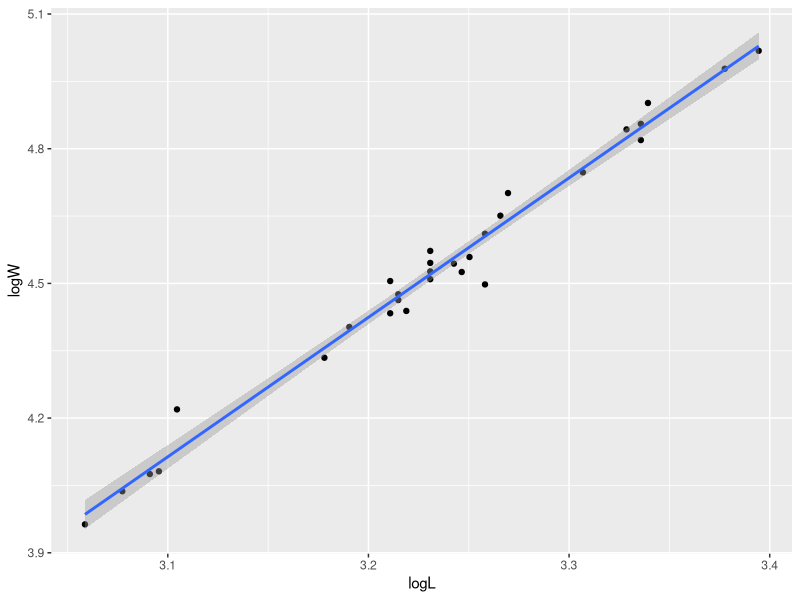
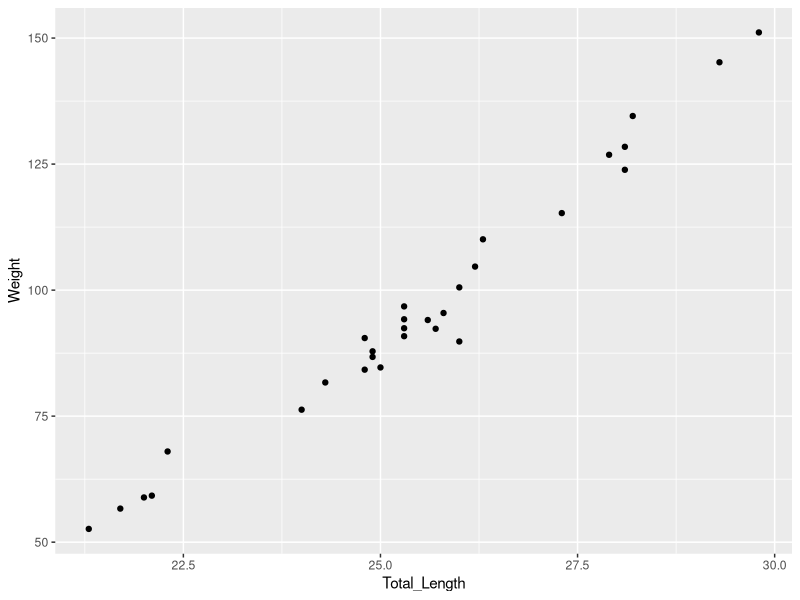
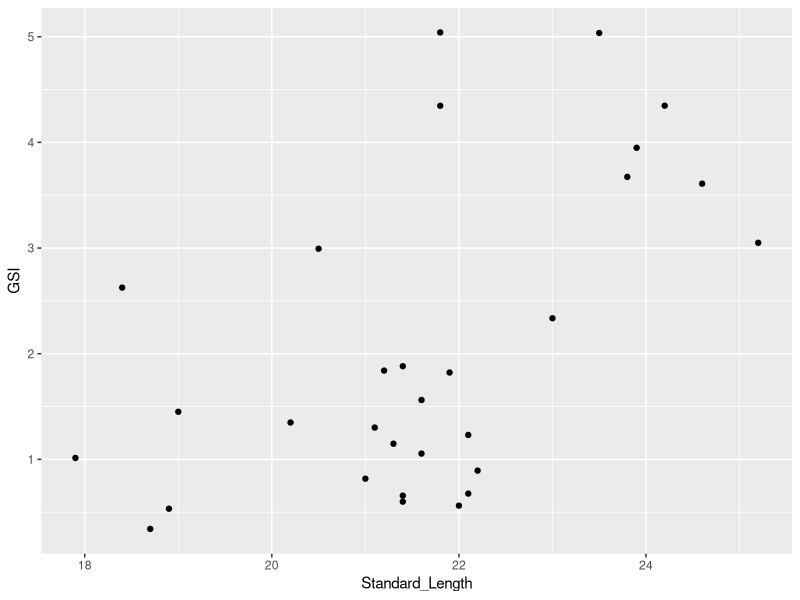
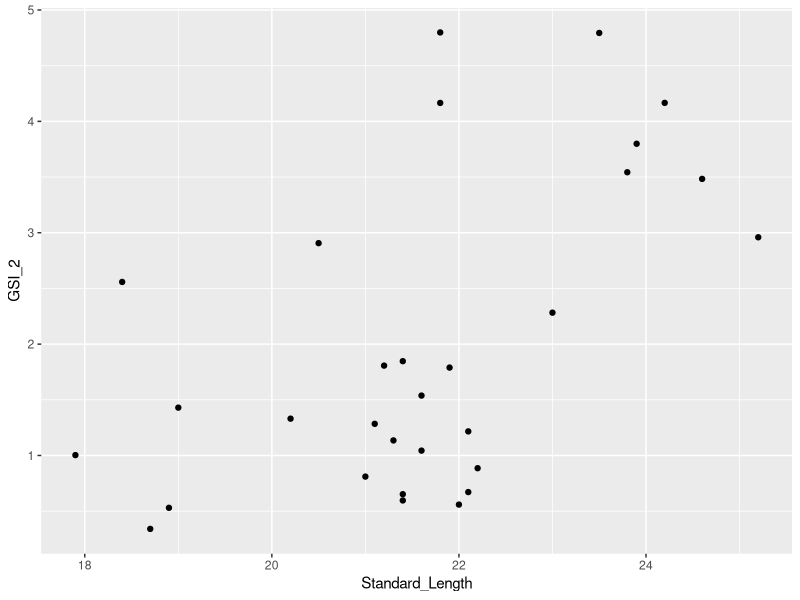
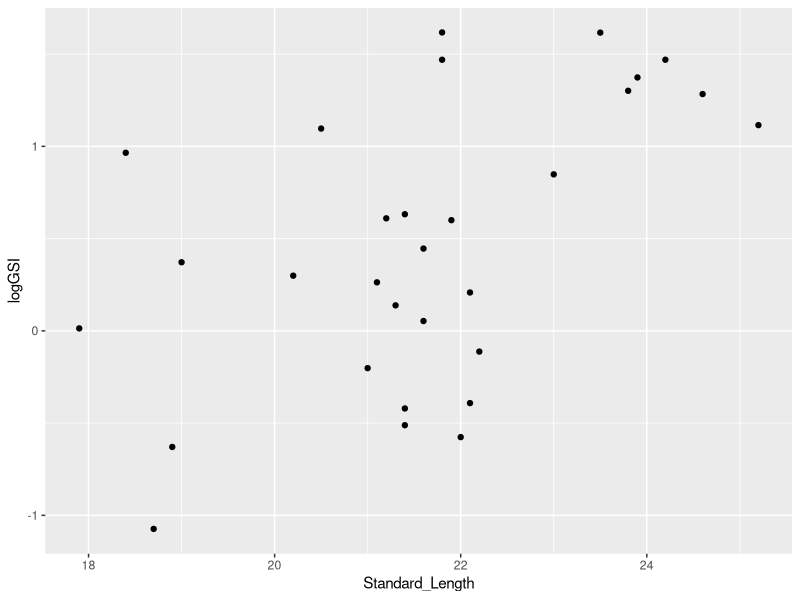
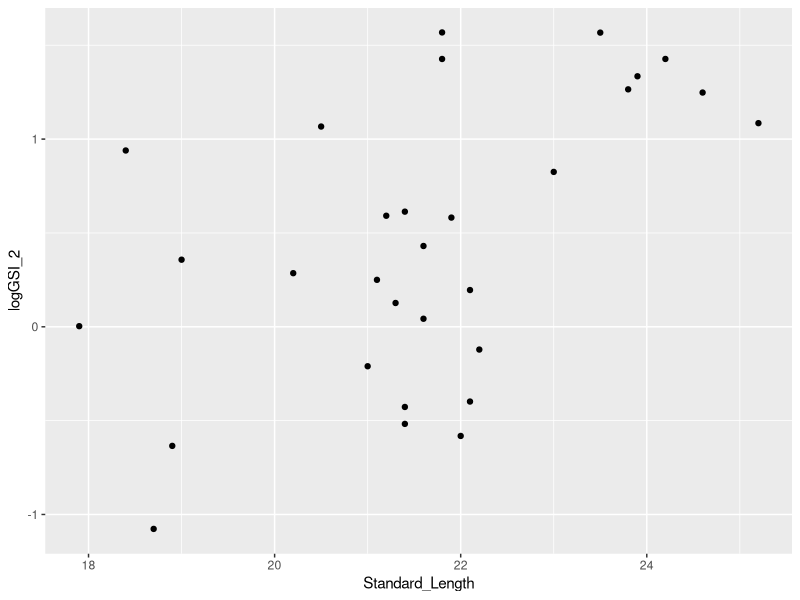
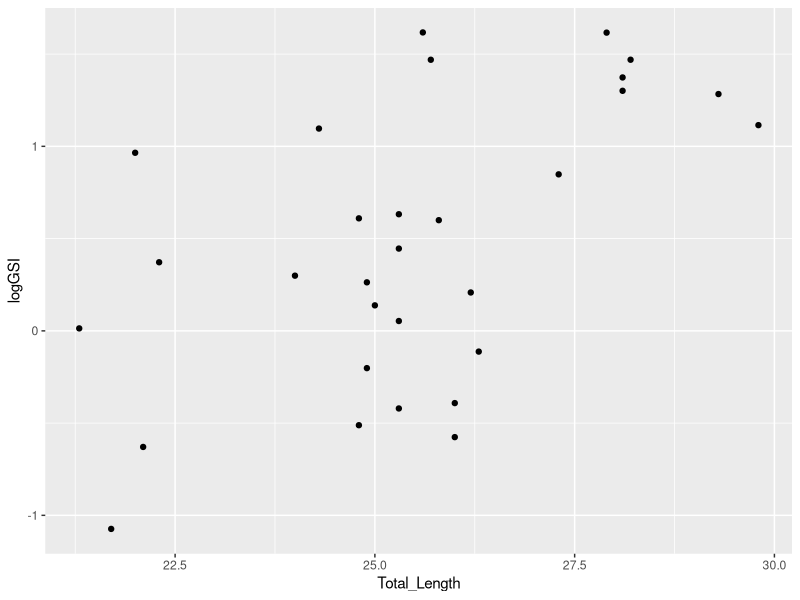
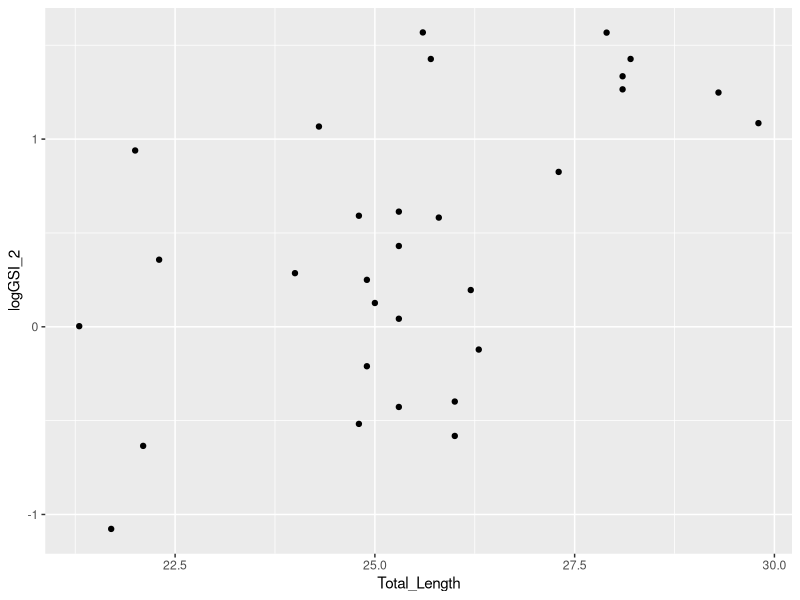

Write R code to recreate these figures, in order.
######Setup#####
setwd("/Users/admir/Downloads/S.obtusata_Project")
Packages <- c("tidyverse")
invisible(suppressPackageStartupMessages(lapply(Packages,library,character.only = TRUE)))

######Load files needed#####
Obtusata_KAL <- read.csv("Sphyraena_obtusata_KAL.csv")
colnames(Obtusata_KAL) <- c("Specimen_ID","Species","Location","Site","Date","Total_Length",
                            "Standard_Length","Weight","Gonad_Weight")

######Calculating LWR#####

#remove NAs from weight and total length
Obtusata_KAL_LWR <- subset(Obtusata_KAL, !is.na(Weight) & !is.na(Total_Length))

#log-transform L and W
Obtusata_KAL_LWR$logL <- log(Obtusata_KAL$Total_Length)
Obtusata_KAL_LWR$logW <- log(Obtusata_KAL$Weight)

#create linear model with log-transformed W and L
KAL_lm_lLlW <- lm(logW~logL, data = Obtusata_KAL_LWR)
KAL_lm_lLlW
summary(KAL_lm_lLlW)

#plot model
Obtusata_KAL_logLW_plot <- ggplot(data = Obtusata_KAL_LWR, aes(x = logL, y = logW)) +
  geom_point() + geom_smooth(method = "lm")
Obtusata_KAL_LW_plot <- ggplot(data = Obtusata_KAL_LWR, aes(x = Total_Length, y = Weight)) +
  geom_point()
Obtusata_KAL_logLW_plot
Obtusata_KAL_LW_plot

#####Calculating GSI#####

#remove NAs from gonad weight
Obtusata_KAL_GSI <- subset(Obtusata_KAL, !is.na(Gonad_Weight))

#GSI
Obtusata_KAL_GSI$GSI <- (Obtusata_KAL_GSI$Gonad_Weight/(Obtusata_KAL_GSI$Weight - Obtusata_KAL_GSI$Gonad_Weight)) * 100
ggplot(data = Obtusata_KAL_GSI, aes(x = Standard_Length, y = GSI)) + 
  geom_point()

Obtusata_KAL_GSI$GSI_2 <- (Obtusata_KAL_GSI$Gonad_Weight/Obtusata_KAL_GSI$Weight) * 100
ggplot(data = Obtusata_KAL_GSI, aes(x = Standard_Length, y = GSI_2)) + 
  geom_point()

mean(Obtusata_KAL_GSI[["GSI"]])
mean(Obtusata_KAL_GSI[["GSI_2"]])

Obtusata_KAL_GSI$logGSI <- log(Obtusata_KAL_GSI$GSI)
ggplot(data = Obtusata_KAL_GSI, aes(x = Standard_Length, y = logGSI)) +
  geom_point()

Obtusata_KAL_GSI$logGSI_2 <- log(Obtusata_KAL_GSI$GSI_2)
ggplot(data = Obtusata_KAL_GSI, aes(x = Standard_Length, y = logGSI_2)) +
  geom_point()

#####Compare relationship between logGSI and total length/weight#####

#logGSI and TL
ggplot(data = Obtusata_KAL_GSI, aes(x = Total_Length, y = logGSI)) +
  geom_point()

ggplot(data = Obtusata_KAL_GSI, aes(x = Total_Length, y = logGSI_2)) +
  geom_point()

#logGSI and Weight
ggplot(data = Obtusata_KAL_GSI, aes(x = Weight, y = logGSI)) +
  geom_point()

ggplot(data = Obtusata_KAL_GSI, aes(x = Weight, y = logGSI_2)) +
  geom_point()

#####GLM comparison#####

#checking distribution of GSI data
KAL_GSI_dist <- hist(Obtusata_KAL_GSI$GSI)
KAL_GSI_dist <- hist(Obtusata_KAL_GSI$GSI_2)

#log transform TL, SL, and Weight
Obtusata_KAL_GSI$logTL <- log(Obtusata_KAL_GSI$Total_Length)
Obtusata_KAL_GSI$logSL <- log(Obtusata_KAL_GSI$Standard_Length)
Obtusata_KAL_GSI$logWeight <- log(Obtusata_KAL_GSI$Weight)

#making GLMs
GSI_KAL_SL_glm <- glm(Obtusata_KAL_GSI$GSI~Obtusata_KAL_GSI$Standard_Length, family = Gamma)
GSI_KAL_TL_glm <- glm(Obtusata_KAL_GSI$GSI~Obtusata_KAL_GSI$Total_Length, family = Gamma)
GSI_KAL_Weight_glm <- glm(Obtusata_KAL_GSI$GSI~Obtusata_KAL_GSI$Weight, family = Gamma)

GSI2_KAL_SL_glm <- glm(Obtusata_KAL_GSI$GSI_2~Obtusata_KAL_GSI$Standard_Length, family = Gamma)
GSI2_KAL_TL_glm <- glm(Obtusata_KAL_GSI$GSI_2~Obtusata_KAL_GSI$Total_Length, family = Gamma)
GSI2_KAL_Weight_glm <- glm(Obtusata_KAL_GSI$GSI_2~Obtusata_KAL_GSI$Weight, family = Gamma)

#check significance of each model
AIC(GSI_KAL_SL_glm)
AIC(GSI_KAL_TL_glm) #most significant model
AIC(GSI_KAL_Weight_glm)

AIC(GSI2_KAL_SL_glm)
AIC(GSI2_KAL_TL_glm) #still most significant model
AIC(GSI2_KAL_Weight_glm)
